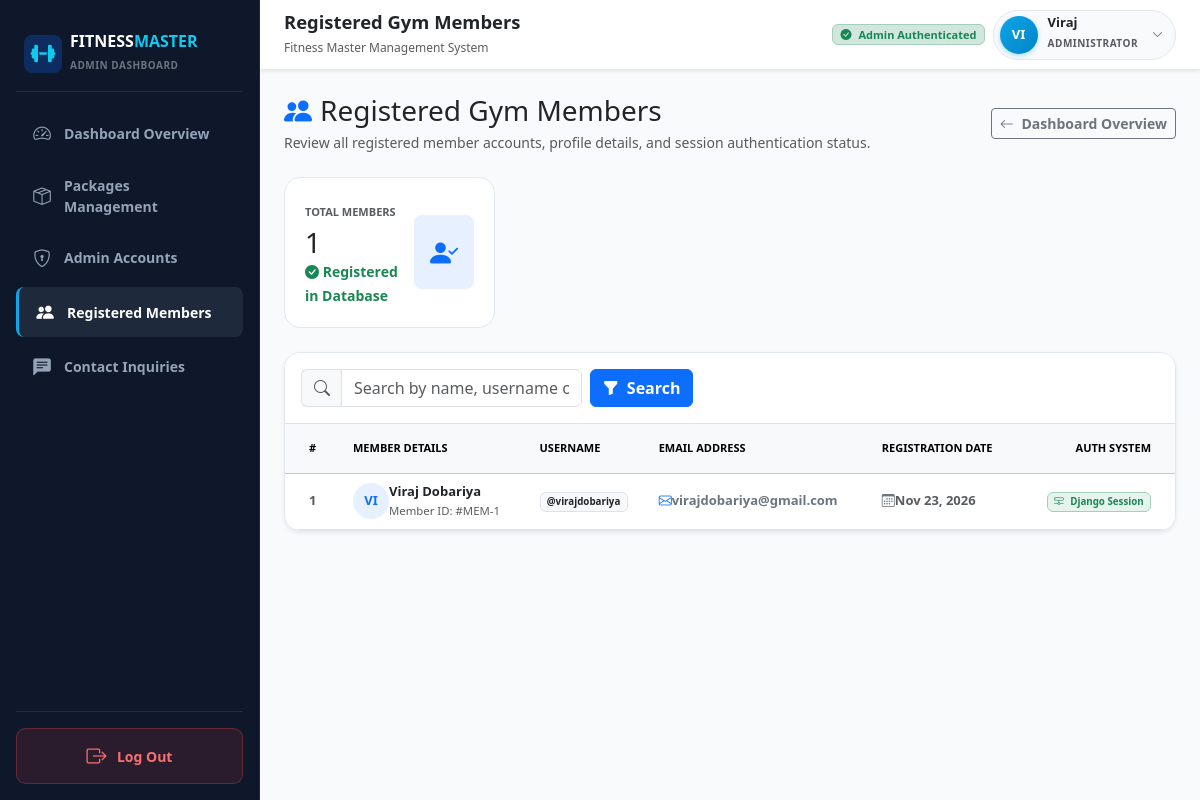
The app's page /registered-users/ (signed in), older data.
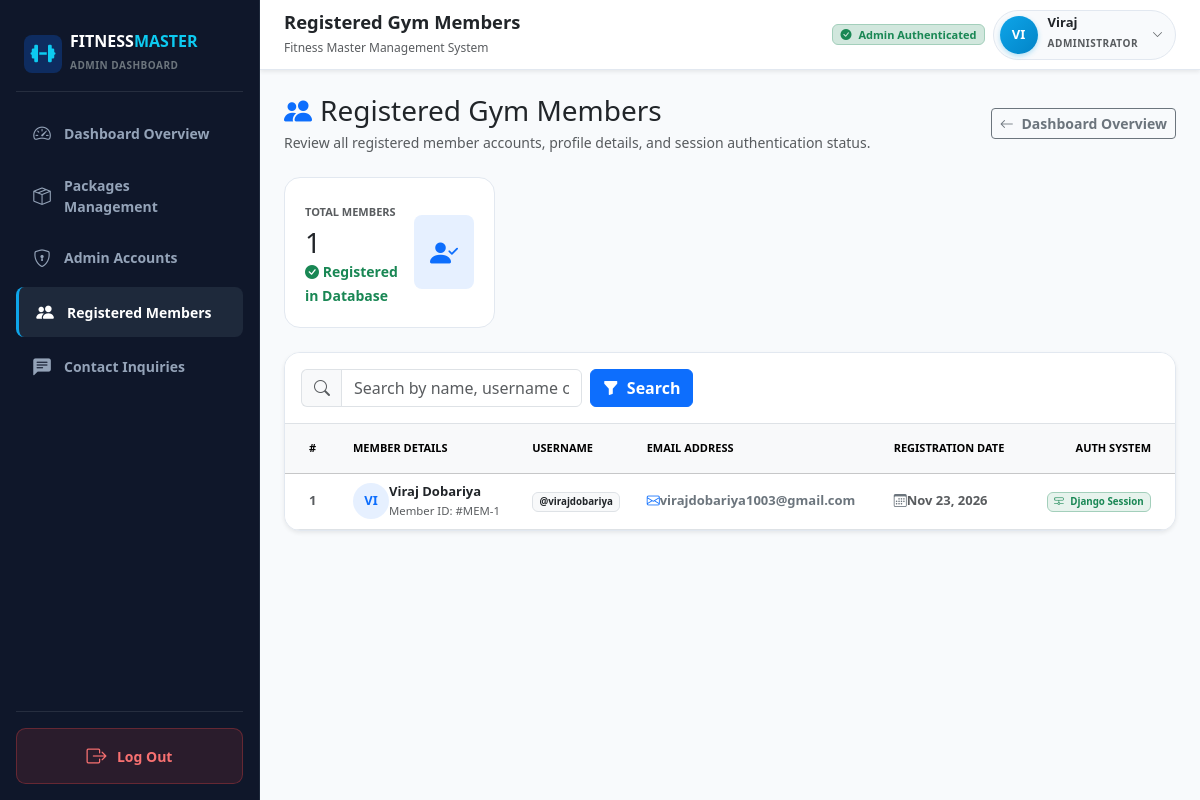
The same page, newer data.
### accounts/models.py (models this page shows, shortened)
class User(models.Model):
    name = models.CharField(max_length=150, verbose_name="Full Name", blank=True)
    username = models.CharField(max_length=150, unique=True, verbose_name="Username")
    email = models.EmailField(unique=True, verbose_name="Email Address")
    password = models.CharField(max_length=255, verbose_name="Password (Hashed)")
    created_at = models.DateTimeField(auto_now_add=True, verbose_name="Registration Date")
    class Meta:
        verbose_name = 'User'
        verbose_name_plural = 'Users'
        ordering = ['-created_at']

### accounts/views.py (the view, shortened to what this page needs)
# urls.py: path('registered-users/', views.admin_registered_users_view, name='admin_registered_users'),
@login_required(login_url='login')
@user_passes_test(admin_check, login_url='login')
def admin_registered_users_view(request):
    search_query = request.GET.get('q', '').strip()
    users_qs = User.objects.all().order_by('-created_at')
    return render(request, 'accounts/registered_users_list.html', {
        'users': users_qs,
        'total_users': User.objects.count(),
        'search_query': search_query,
    })

### accounts/views.py (called while the page is built)
def admin_check(user):
    return user.is_authenticated and (user.is_staff or user.is_superuser)

### templates/accounts/registered_users_list.html (shortened to what the changed rows need)
{% extends 'base.html' %}
{% block content %}
<div class="container-fluid px-0">
  <div class="fm-card mb-4 shadow-sm">
    <div class="table-responsive">
      <table class="table table-hover align-middle mb-0" style="font-size: 13px;">
        <thead class="table-light text-uppercase text-secondary fw-bold" style="font-size: 11px;">
          <tr>
            <th class="ps-4 py-3" style="width: 60px;">#</th>
            <th class="py-3">Member Details</th>
            <th class="py-3">Username</th>
            <th class="py-3">Email Address</th>
            <th class="py-3">Registration Date</th>
            <th class="text-end pe-4 py-3">Auth System</th>
          </tr>
        </thead>
        <tbody>
          {% for member in users %}
            <tr>
              <td class="ps-4 fw-bold text-muted">{{ forloop.counter }}</td>
              <td>
                <div class="d-flex align-items-center gap-2.5">
                  <div class="rounded-circle bg-primary bg-opacity-10 text-primary fw-bold d-flex align-items-center justify-content-center" style="width: 36px; height: 36px; font-size: 13px;">
                    {{ member.username|slice:":2"|upper }}
                  </div>
                  <div>
                    <div class="fw-bold text-dark">{{ member.name|default:member.username }}</div>
                    <small class="text-muted">Member ID: #MEM-{{ member.id }}</small>
                  </div>
                </div>
              </td>
              <td>
                <span class="badge bg-light text-dark border fw-bold px-2.5 py-1">
                  @{{ member.username }}
                </span>
              </td>
              <td>
                <span class="text-secondary fw-semibold">
                  <i class="bi bi-envelope me-1.5 text-primary"></i>{{ member.email }}
                </span>
              </td>
              <td class="text-muted fw-semibold">
                <i class="bi bi-calendar3 me-1.5 text-secondary"></i>{{ member.created_at|date:"M d, Y" }}
              </td>
              <td class="text-end pe-4">
                <span class="badge bg-success bg-opacity-10 text-success border border-success-subtle fw-bold px-2.5 py-1">
                  <i class="bi bi-hdd-network me-1"></i> Django Session
                </span>
              </td>
            </tr>
          {% endfor %}
        </tbody>
      </table>
    </div>
  </div>
</div>
{% endblock %}

Row changes from the older to the newer data that the page shows:
changed User "VI": email "virajdobariya@gmail.com" → "virajdobariya1003@gmail.com"
